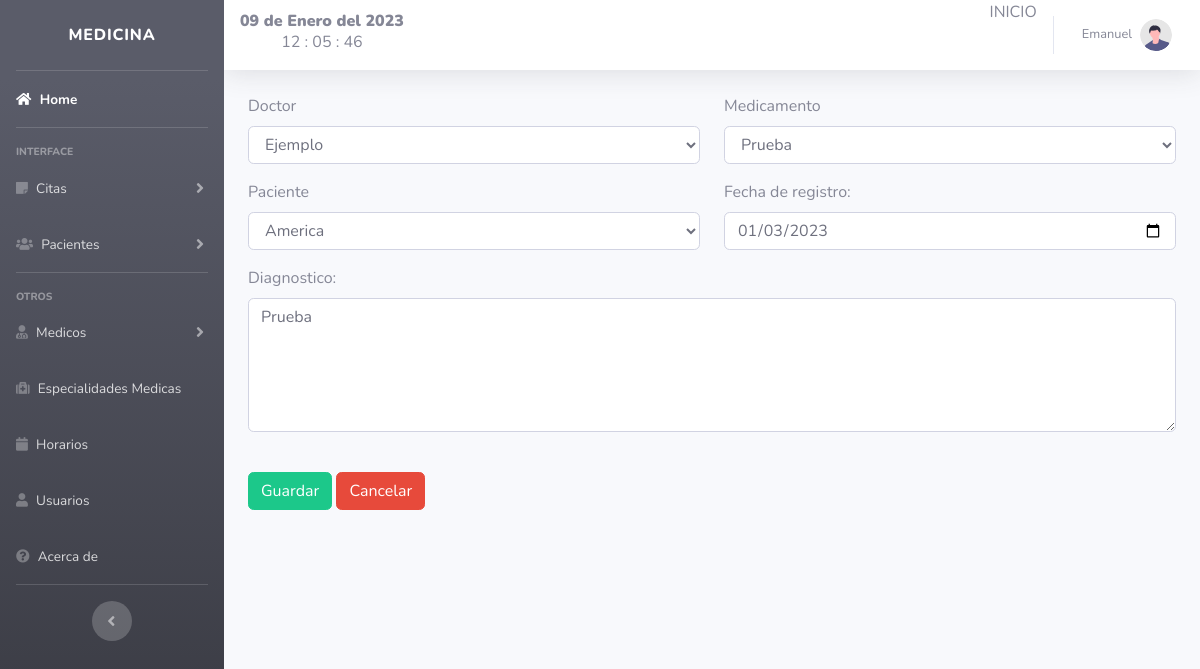
The app's page /includes/editar_receta.php?id=1 (signed in) with its own data.
### tables this page shows
CREATE TABLE `recetas` (
  `id` int(11) NOT NULL,
  `id_doctor` int(11) NOT NULL,
  `id_medicamento` int(11) NOT NULL,
  `id_paciente` int(11) NOT NULL,
  `fecha` date NOT NULL,
  `diagnostico` varchar(250) NOT NULL
);

CREATE TABLE `doctor` (
  `id` int(11) NOT NULL,
  `cedula` int(50) NOT NULL,
  `name` varchar(50) NOT NULL,
  `apellidos` varchar(150) NOT NULL,
  `correo` varchar(50) NOT NULL DEFAULT 'current_timestamp()',
  `id_horario` int(11) NOT NULL,
  `id_especialidad` int(11) NOT NULL,
  `sexo` varchar(50) NOT NULL,
  `telefono` varchar(50) NOT NULL,
  `direccion` varchar(150) NOT NULL,
  `fecha` date NOT NULL,
  `fecha_registro` timestamp NOT NULL DEFAULT current_timestamp(),
  `id_rol` int(11) NOT NULL
);

CREATE TABLE `medicamentos` (
  `id` int(11) NOT NULL,
  `caducidad` date NOT NULL,
  `medicamento` varchar(50) NOT NULL,
  `marca` varchar(50) NOT NULL,
  `cantidad` int(11) NOT NULL,
  `entrada` date NOT NULL,
  `salida` date NOT NULL
);

CREATE TABLE `pacientes` (
  `id` int(11) NOT NULL,
  `nombre` varchar(50) NOT NULL,
  `apellidos` varchar(150) NOT NULL,
  `correo` varchar(50) NOT NULL,
  `edad` varchar(150) NOT NULL,
  `ocupacion` varchar(150) NOT NULL,
  `sexo` varchar(50) NOT NULL,
  `estado_civil` varchar(150) NOT NULL,
  `peso` varchar(150) NOT NULL,
  `nacimiento` date NOT NULL,
  `familiar` varchar(150) NOT NULL,
  `telefono` varchar(50) NOT NULL,
  `direccion` varchar(150) NOT NULL,
  `enfermedad` varchar(150) NOT NULL,
  `tipo_sangre` varchar(150) NOT NULL,
  `alergias` varchar(150) NOT NULL,
  `curp` varchar(150) NOT NULL,
  `fecha` timestamp NULL DEFAULT current_timestamp(),
  `estado` varchar(50) NOT NULL,
  `id_user` int(11) NOT NULL
);

### includes/editar_receta.php (the view, shortened to what this page needs)
<?php
include "db.php";
$id = $_GET['id'];
$consulta = "SELECT r.id, r.id_doctor, r.id_medicamento, r.id_paciente, r.fecha, r.diagnostico, d.name, m.medicamento, p.nombre, p.edad, p.peso FROM recetas r
INNER JOIN doctor d ON r.id_doctor = d.id INNER JOIN medicamentos m ON r.id_medicamento = m.id INNER JOIN pacientes p
ON r.id_paciente = p.id WHERE r.id = $id";
$resultado = mysqli_query($conexion, $consulta);
$usuario = mysqli_fetch_assoc($resultado);
?>
<?php include_once "header.php"; ?>
<div class="container">
    <form action="functions.php" method="POST">
        <div class="row">
            <div class="col-sm-6">
                <div class="mb-3">
                    <label>Doctor</label>
                    <select class="form-control" id="id_doctor" name="id_doctor">
                    <option <?php echo $usuario ['id_doctor']==='name' ? "selected='selected' ": "" ?>
                    value="<?php echo $usuario ['id_doctor']; ?>"><?php echo $usuario ['name']; ?> </option>
                    </select>
                </div>
            </div>
            <div class="col-sm-6">
                <div class="mb-3">
                    <label>Medicamento</label>
                    <select class="form-control" id="id_medicamento" name="id_medicamento">
                    <option <?php echo $usuario ['id_medicamento']==='name' ? "selected='selected' ": "" ?>
                    value="<?php echo $usuario ['id_medicamento']; ?>"><?php echo $usuario ['medicamento']; ?> </option>
                    </select>
                </div>
            </div>
        </div>
        <div class="row">
            <div class="col-sm-6">
                <div class="mb-3">
                    <label>Paciente</label>
                    <select class="form-control" id="id_paciente" name="id_paciente">
                    <option <?php echo $usuario ['id_paciente']==='nombre' ? "selected='selected' ": "" ?>
                    value="<?php echo $usuario ['id_paciente']; ?>"><?php echo $usuario ['nombre']; ?> </option>
                    </select>
                </div>
            </div>
            <div class="col-sm-6">
                <div class="mb-3">
                    <label for="username">Fecha de registro:</label><br>
                    <input type="date" name="fecha" id="fecha" class="form-control" value="<?php echo $usuario ['fecha']; ?>">
                </div>
            </div>
        </div>
        <div class="form-group">
            <label for="mensaje" class="form-label">Diagnostico:</label>
            <textarea required id="diagnostico" name="diagnostico" cols="30" rows="5" class="form-control" placeholder="Diagnostico Medico..."  required ><?php echo $usuario ['diagnostico']; ?></textarea>
        </div>
        <br>
        <div class="mb-3">
            <input type="submit" value="Guardar" id="register" class="btn btn-success" name="registrar">
            <a href="../views/recetas.php" class="btn btn-danger">Cancelar</a>
        </div>
</div>

### records on screen
recetas: id_doctor "Ejemplo", id_medicamento "Prueba", id_paciente "America", fecha "01/03/2023", diagnostico "Prueba"

### other values on screen
fecha() "09 de Enero del 2023"
$_SESSION['nombre'] "Emanuel"
